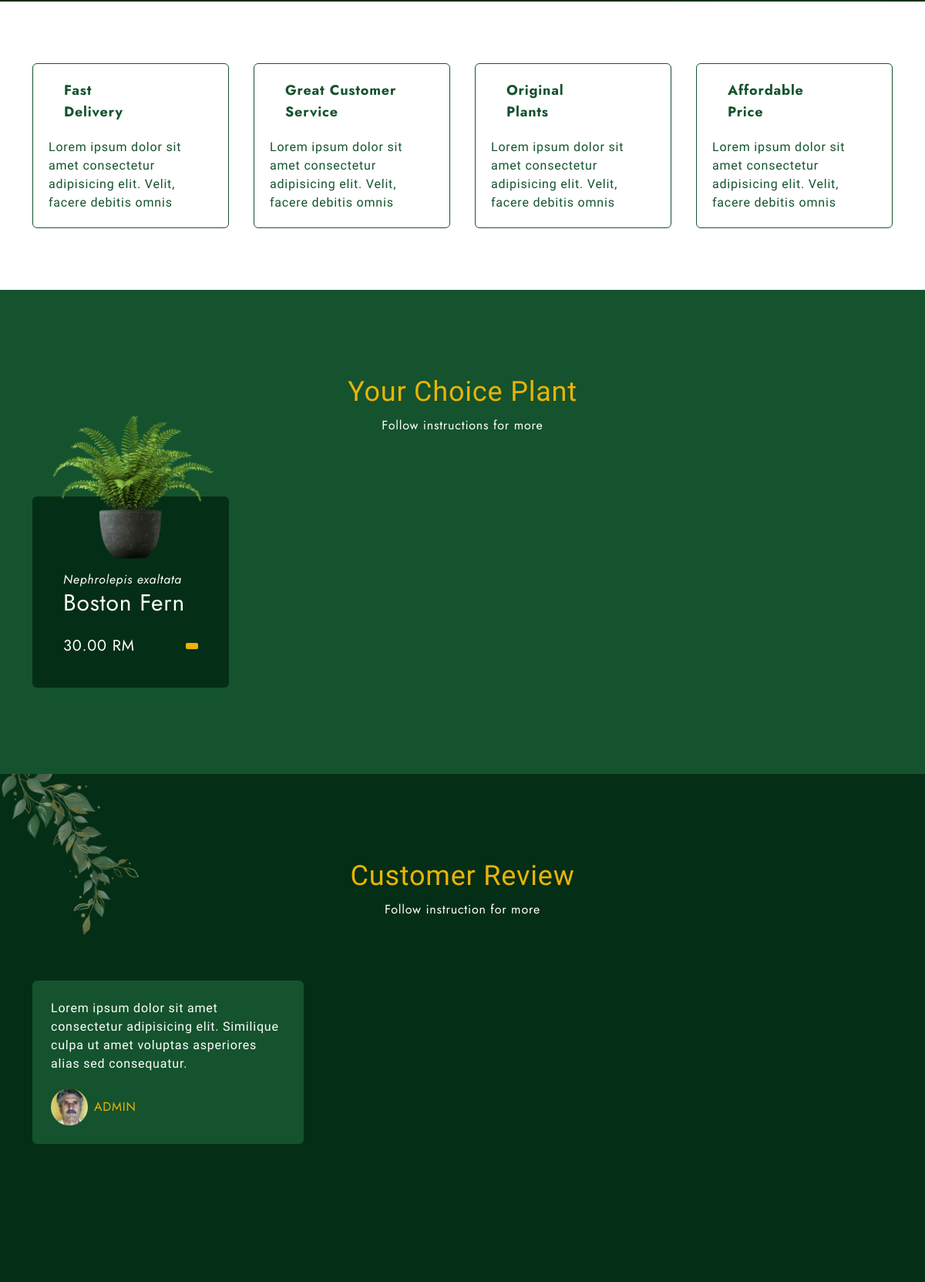
Page / (signed in, middle part) on the earlier database version.
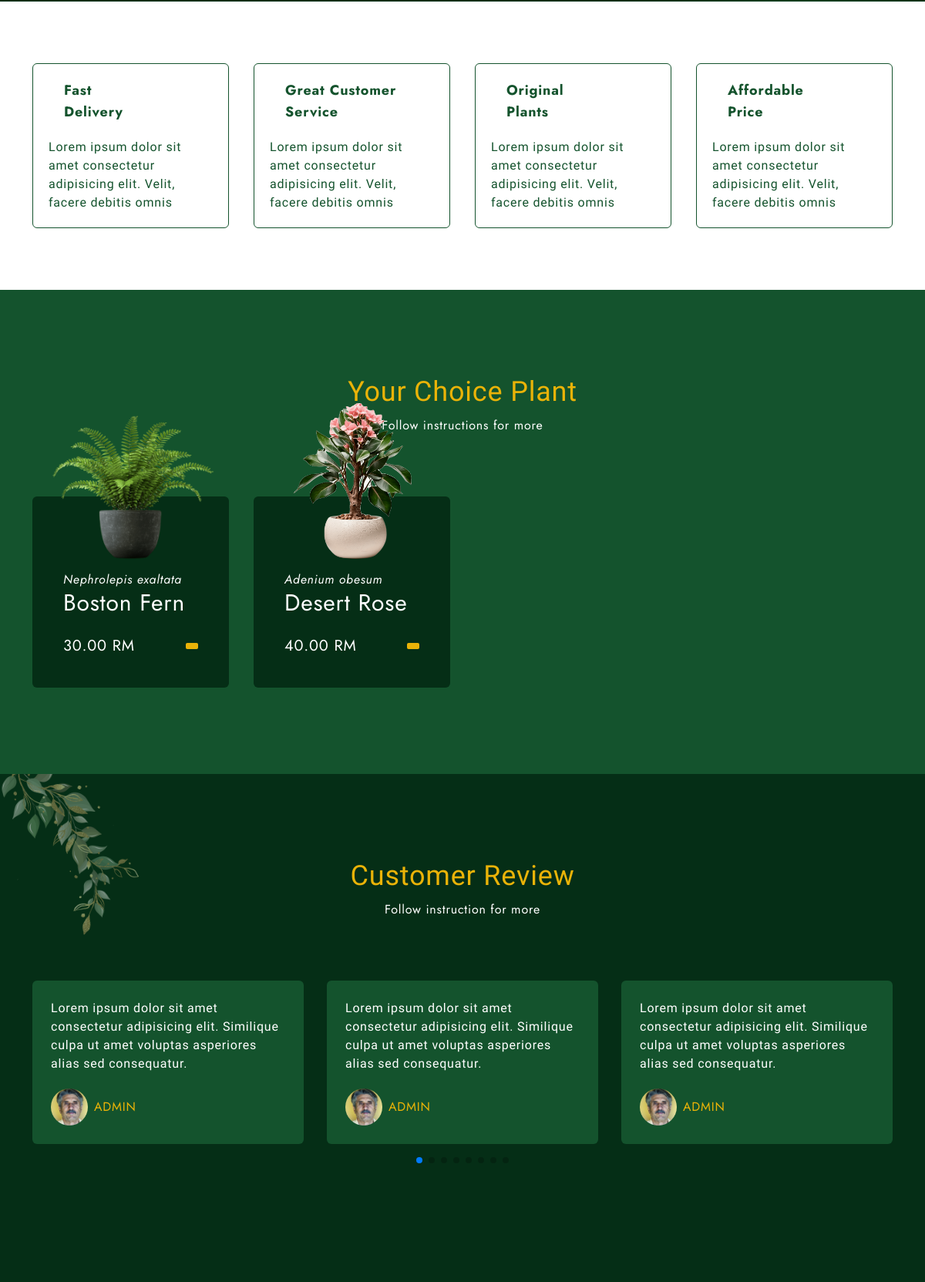
Same page on the later database version.
### home/models.py (models this page shows, shortened)
class Plant(models.Model):
    scientific_name = models.CharField(max_length=255)
    common_name = models.CharField(max_length=255)
    description = models.CharField(max_length=255)
    image = models.ImageField(upload_to='plants/')
    price = models.DecimalField(max_digits=10, decimal_places=2)
    rating = models.DecimalField(max_digits=2, decimal_places=1, default=0.0)

class Review(models.Model):
    user = models.ForeignKey(User, on_delete=models.CASCADE)
    plant = models.ForeignKey(Plant, on_delete=models.CASCADE)
    rating = models.PositiveSmallIntegerField(default=0)
    comment = models.TextField()
    created_at = models.DateTimeField(auto_now_add=True)

class User(AbstractUser):
    email = models.EmailField(_('email address'), unique=True)
    USERNAME_FIELD = 'email'
    REQUIRED_FIELDS = ['username']

class Profile(models.Model):
    user = models.OneToOneField(settings.AUTH_USER_MODEL, on_delete=models.CASCADE)
    first_name = models.CharField(max_length=30, blank=True)
    last_name = models.CharField(max_length=30, blank=True)
    img = models.ImageField(upload_to='user_images/', null=True, blank=True)
    address = models.TextField(blank=True)
    def get_profile_image(self):
        if self.img and hasattr(self.img, 'url'):
            return self.img.url
        return "https://upload.wikimedia.org/wikipedia/commons/7/72/Default-welcomer.png?20180610185859"

### home/views.py (the view)
# urls.py: path('', views.index, name='home'),
def index(request: HttpRequest):
    context = {
        'plants': Plant.objects.all(),
        'reviews': Review.objects.all(),
        'current_path': request.path,
    }
    return render(request, 'include/home/home.html', context)

### templates/include/home/home.html (shortened to what this page needs)
{% extends "base.html" %}
{% block content %}
    {% include "include/home/services.html" %}
    {% include "include/home/popularPlants.html" %}
    {% include "include/review.html" %}
{% endblock %}

### templates/include/home/popularPlants.html (shortened to what this page needs)
{% load static %}
<section class="bg-green-900">
    <div class="flex flex-col items-center gap-3 text-center mb-10 md:mb-20">
        <h2 class="title">Your Choice Plant</h2>
        <p class="max-w-2xl">Follow instructions for more</p>
    </div>
    <div class="container w-full grid grid-cols-1 gap-x-8 gap-y-36 md:grid-cols-2 lg:grid-cols-3 xl:grid-cols-4">
        {% for plant in plants %}
        <div class="card bg-green-950 p-10 pt-24 rounded-md relative">
            <img class="w-56 absolute -top-5 left-1/2 transform -translate-x-1/2 -translate-y-1/2 duration-500" src="{{ plant.image.url }}" alt="{{ plant.common_name }}">
            <p class="italic">{{ plant.scientific_name }}</p>
            <h3>{{ plant.common_name }}</h3>
            <div class="text-yellow-500 text-xs py-3">
            </div>
            <div class="flex items-center justify-between">
                <p class="text-xl">{{ plant.price }} RM</p>
                <button class="bg-yellow-500 px-2 py-1 rounded-sm text-xl add-to-cart" data-plant-id="{{ plant.id }}">
                </button>
            </div>
        </div>
        {% endfor %}
    </div>
</section>

### templates/include/review.html (shortened to what this page needs)
{% load static %}
<section class="relative mb-20 md:mb-28 overflow-hidden">
    <div class="absolute -top-8 -left-12 opacity-50">
        <img class="w-40 md:w-52 xl:w-64" src="{% static 'img/leaf-4.png' %}" alt="">
    </div>
    <div class="flex flex-col items-center gap-3 text-center mb-10 md:mb-20">
        <h2 class="title">Customer Review</h2>
        <p class="max-w-2xl">Follow instruction for more</p>
    </div>
    <div class="container">
        <div class="swiper py-12">
            <ul class="swiper-wrapper mb-10">
                {% for review in reviews %}
                <li class="swiper-slide">
                    <div class="flex flex-col gap-5 bg-green-900 rounded-md p-6">
                        <p class="font-Lobster">{{ review.comment }}</p>
                        <div class="flex items-center">
                            <img class="w-12 h-12 rounded-full" src="{{ user.profile.get_profile_image }}" alt="User image" class="user-img">
                            <div class="ml-2">
                                <p class="text-yellow-500 uppercase">{{ review.user.username }}</p>
                            </div>
                        </div>
                    </div>
                </li>
                {% empty %}
                <li class="swiper-slide">
                    <div class="flex flex-col gap-5 bg-green-900 rounded-md p-6">
                        <p class="font-Lobster">No reviews available.</p>
                    </div>
                </li>
                {% endfor %}
            </ul>
            <div class="swiper-pagination"></div>
        </div>
    </div>
</section>

Differences in the rows shown:
added Plant: image (picture), scientific_name "Adenium obesum", common_name "Desert Rose", price "40.00"
added Review: comment "Lorem ipsum dolor sit amet consectetur adipisicing elit. Similique culpa ut amet voluptas asperiores alias sed consequatur.", profile.get_profile_image (picture), user.username "ADMIN"
added Review: comment "Lorem ipsum dolor sit amet consectetur adipisicing elit. Similique culpa ut amet voluptas asperiores alias sed consequatur.", profile.get_profile_image (picture), user.username "ADMIN"
